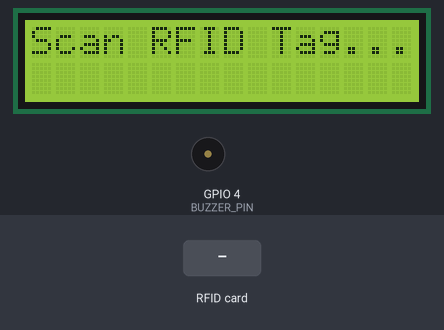
This sketch was run on a simulated ESP32. On the bench: 16×2 character LCD, buzzer (waves = sounding, pin HIGH). Inputs (shaded band) come from the test bench. The modem accepts every AT command (registered, SIM ready, sends succeed) and sends nothing else; what the sketch prints to the serial monitor is not drawn.

Above: at 4.3 s.
4.4 s: RFID card 5E 7A 19 C4 held to the reader
At 4.5 s:
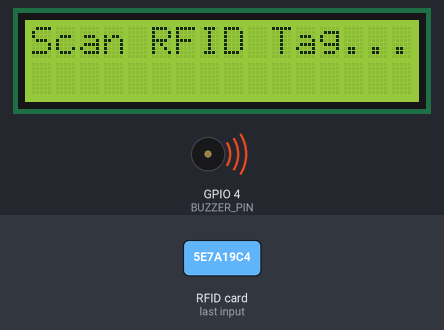
At 4.9 s:
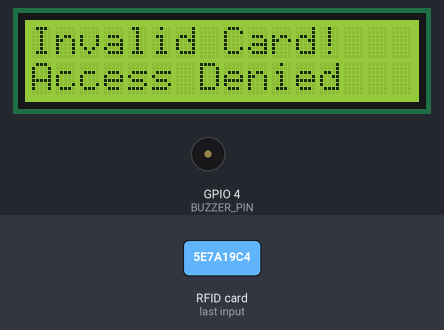
7.4 s: RFID card A3 F4 21 09 held to the reader
At 8.3 s:
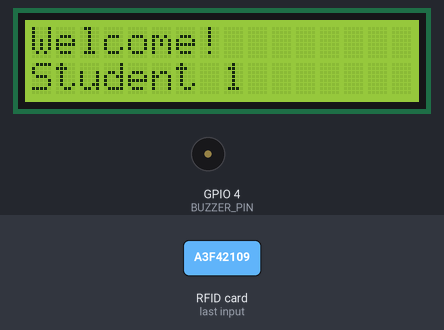
Timing chart, 0 to 10.4 s (numbered marks = the images above; inputs shaded):
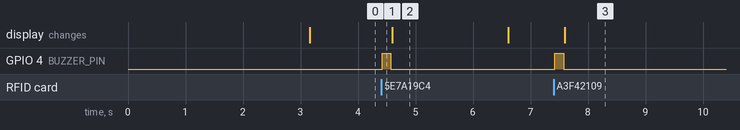

The sketch:

rfid_attendance.ino
```cpp
/**
 * @file rfid_attendance.ino
 * @brief RFID-Based Smart Attendance System with GSM/Wi-Fi logging
 * @author Atharv Anil Jadhav
 * Hardware: ESP32, MFRC522 RFID Reader, SIM800L GSM, 16x2 I2C LCD
 */

#include <SPI.h>
#include <MFRC522.h>
#include <Wire.h>
#include <LiquidCrystal_I2C.h>
#include <HardwareSerial.h>

// Pin Configuration for ESP32
#define SS_PIN    5   // SPI CS
#define RST_PIN   22  // RFID Reset
#define GSM_RX    16  // ESP32 RX2 connects to SIM800L TX
#define GSM_TX    17  // ESP32 TX2 connects to SIM800L RX
#define BUZZER_PIN 4

MFRC522 mfrc522(SS_PIN, RST_PIN);
LiquidCrystal_I2C lcd(0x27, 16, 2);
HardwareSerial gsmSerial(2);

// Whitelisted Student/Employee Tags
const String AUTHORIZED_TAG_1 = "A3 F4 21 09";
const String STUDENT_NAME_1   = "Student 1";
const String PARENT_PHONE_1   = "+91XXXXXXXXXX";

void setup() {
  Serial.begin(115200);
  gsmSerial.begin(9600, SERIAL_8N1, GSM_RX, GSM_TX);

  pinMode(BUZZER_PIN, OUTPUT);
  digitalWrite(BUZZER_PIN, LOW);

  // Initialize LCD & SPI
  lcd.init();
  lcd.backlight();
  lcd.setCursor(0, 0);
  lcd.print("Smart Attendance");
  lcd.setCursor(0, 1);
  lcd.print("Initializing...");

  SPI.begin();
  mfrc522.PCD_Init();
  delay(1000);

  // Initialize GSM Modem
  sendATCommand("AT", 1000);
  sendATCommand("AT+CMGF=1", 1000); // Set SMS to text mode

  lcd.clear();
  lcd.setCursor(0, 0);
  lcd.print("Scan RFID Tag...");
}

void loop() {
  // Look for new RFID card
  if (!mfrc522.PICC_IsNewCardPresent() || !mfrc522.PICC_ReadCardSerial()) {
    return;
  }

  String scannedUID = getUIDString();
  Serial.print("Card Scanned: ");
  Serial.println(scannedUID);

  // Process Card
  processAttendance(scannedUID);

  mfrc522.PICC_HaltA();
  mfrc522.PCD_StopCrypto1();
  delay(2000);

  lcd.clear();
  lcd.setCursor(0, 0);
  lcd.print("Scan RFID Tag...");
}

String getUIDString() {
  String uid = "";
  for (byte i = 0; i < mfrc522.uid.size; i++) {
    uid.concat(String(mfrc522.uid.uidByte[i] < 0x10 ? " 0" : " "));
    uid.concat(String(mfrc522.uid.uidByte[i], HEX));
  }
  uid.toUpperCase();
  return uid.substring(1);
}

void processAttendance(String uid) {
  digitalWrite(BUZZER_PIN, HIGH);
  delay(150);
  digitalWrite(BUZZER_PIN, LOW);

  if (uid == AUTHORIZED_TAG_1) {
    lcd.clear();
    lcd.setCursor(0, 0);
    lcd.print("Welcome!");
    lcd.setCursor(0, 1);
    lcd.print(STUDENT_NAME_1);

    sendSMS(PARENT_PHONE_1, STUDENT_NAME_1 + " marked PRESENT at " + String(millis() / 1000) + "s.");
  } else {
    lcd.clear();
    lcd.setCursor(0, 0);
    lcd.print("Invalid Card!");
    lcd.setCursor(0, 1);
    lcd.print("Access Denied");
  }
}

void sendATCommand(String cmd, int timeout) {
  gsmSerial.println(cmd);
  long int time = millis();
  while ((time + timeout) > millis()) {
    while (gsmSerial.available()) {
      Serial.write(gsmSerial.read());
    }
  }
}

void sendSMS(String phone, String message) {
  gsmSerial.println("AT+CMGS=\"" + phone + "\"");
  delay(500);
  gsmSerial.print(message);
  delay(500);
  gsmSerial.write(26); // ASCII code of CTRL+Z to send
  delay(2000);
}
```

Measured:
- after the input at 4.4 s, GPIO 4 (BUZZER_PIN): LOW → HIGH at once, → LOW 0.15 s later
- after the input at 7.4 s, GPIO 4 (BUZZER_PIN): LOW → HIGH at once, → LOW 0.15 s later; the display: changes after 0.19 s (image 3)
- what the display in image 2 shows lasts 2.0 s, from 4.6 s to 6.6 s
